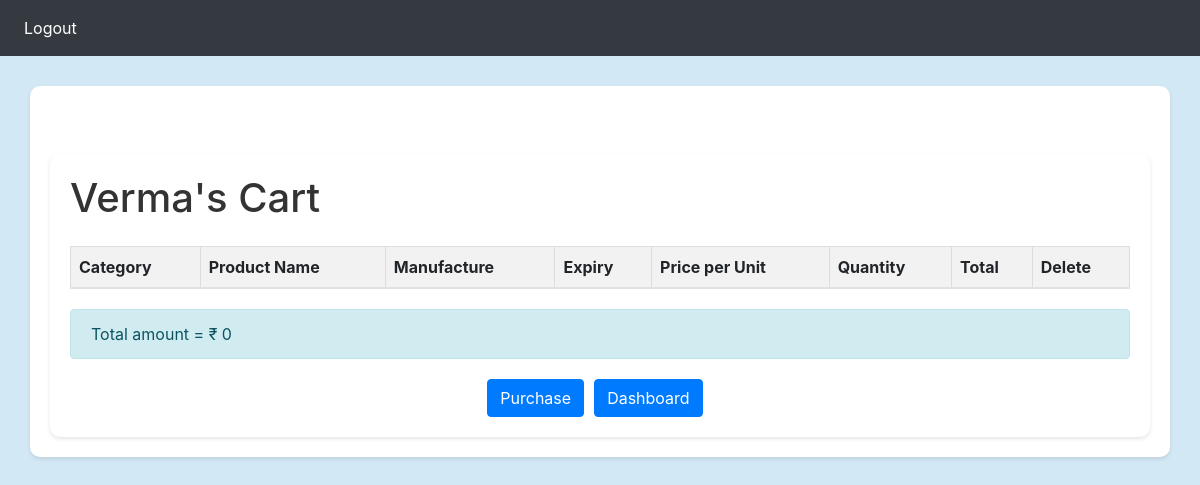
Before: /usercart/3 with the older database file.
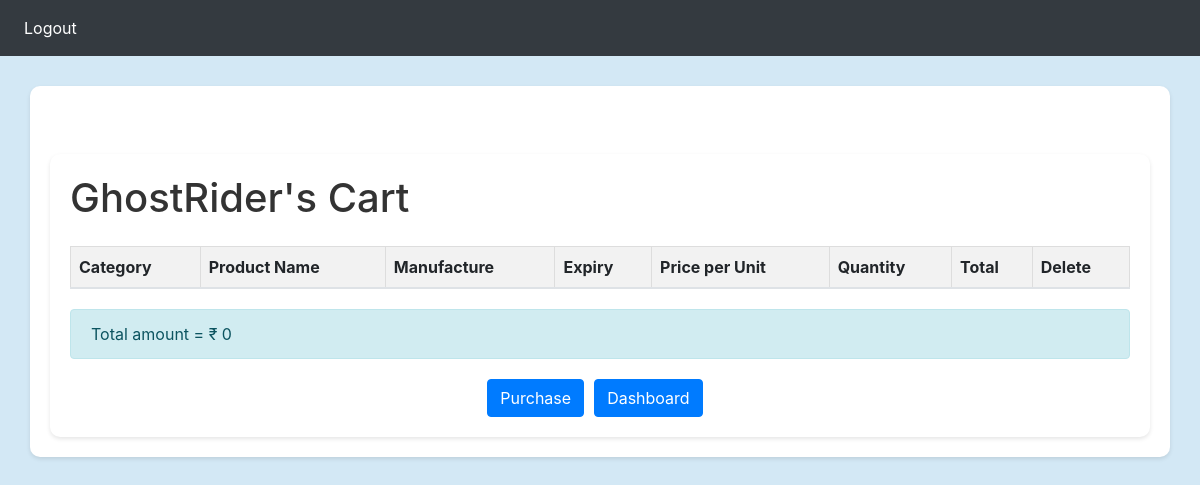
After: the same page with the newer database file.
### GroceryWebapp/models.py (models this page shows)
class User(db.Model, UserMixin):
    id = db.Column(db.Integer, primary_key=True)  # Primary key for the user
    email = db.Column(db.String(150), unique=True)  # User's email address
    password = db.Column(db.String(150))  # User's password
    first_name = db.Column(db.String(150))  # User's first name
    Place = db.Column(db.String(150))  # User's place of residence

### GroceryWebapp/main.py (the view)
@main.route("/usercart/<int:userid>", methods=["GET", "POST"])
def usercart(userid):
    cartdata = Cart.query.filter_by(cart_user_id=userid).all()
    user = User.query.get_or_404(userid)
    usercartrecord = Cart.query.filter_by(cart_user_id=userid).all()
    totalprice = 0
    for i in usercartrecord:
        totalprice = totalprice + (i.cart_amount)
    return render_template(
        "cart.html", cartdata=cartdata, user=user, totalprice=totalprice
    )

### GroceryWebapp/templates/cart.html (shortened to what this page needs)
{% extends "base.html" %}
{% block head %}
  {{ super() }}
{% endblock %}
{% block nav %}
<nav class="navbar navbar-expand-lg navbar-dark bg-dark">
  <div id="navbar">
    <div class="navbar-nav">
      <a class="nav-item nav-link" id="home" href="/">Logout</a>
    </div>
  </div>
</nav>
{% endblock %}
{% block content %}
{% if purchbool != True %}
<div class="container mt-5">
  <h1>{{ user.first_name }}'s Cart</h1>
  <table class="table mt-4">
    <thead>
      <tr>
        <th>Category</th>
        <th>Product Name</th>
        <th>Manufacture</th>
        <th>Expiry</th>
        <th>Price per Unit</th>
        <th>Quantity</th>
        <th>Total</th>
        <th>Delete</th>
      </tr>
    </thead>
  </table>
  <div class="alert alert-info" role="alert">
    Total amount = ₹ {{ totalprice}}
  </div>
  <div class="buttons">
    <a href="{{ url_for('main.purchase', userid=user.id) }}" class="btn btn-primary">Purchase</a>
    <a href="{{ url_for('main.userhome', userid=user.id) }}" class="btn btn-primary">Dashboard</a>
  </div>
</div>
{% endif %}
{% endblock %}

Changed rows visible on the page:
changed User: first_name "Verma" → "GhostRider"
